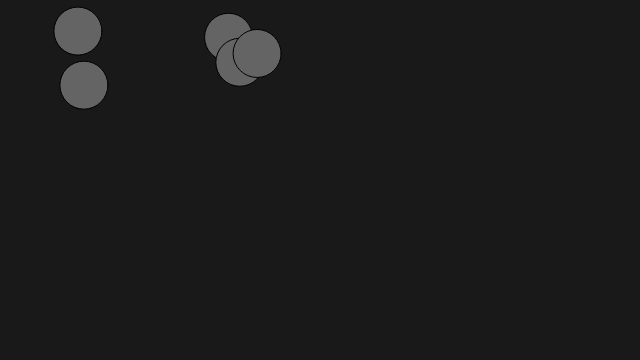
Frame 1 (no input)
Frame 60 (no input): identical to frame 1, image omitted
Frame 120 (the mouse pressed at the canvas centre since frame 60): identical to frame 1, image omitted

The p5.js sketch that drew this single still picture (run headless with seeded random() and noise() and a simulated clock; from frame 60 on, the mouse is pressed at the canvas centre):

// p5.js sketch
// ── sketch.js
//Random walker with Acceleration 

var walkers = []; //Empty array

function setup() {
createCanvas(640,360);
for (var i = 0; i < 5; i++) { //for loop fills array with new Walker objects
	walkers[i] = new Walker (random(width/2), random(height/2)); //sets initial walkers to random locations
}
}

function mousePressed(){ 
	//walkers.push(new Walker (mouseX, mouseY));//adds a new walker to the "walkers" array at the mouse pressed location
	for (var i = 0; i < walkers.length; i++) {
		walkers[i].clicked();//steps through array and calls "clicked" on each object which checks to see if the mouse is being clicked inside the object
	}
}

function draw() {
  background(25);
  for (var i = 0; i < walkers.length; i++) { //for loop animates (via .update and .display) each object
  	walkers[i].update();
  	walkers[i].display();
  }
  
}




// ── walker.js
function Walker(x,y){ //The Walker constructor takes to parameters
	this.x = x; // You must assign the parameters to "this" object or instance.
	this.y = y;
	this.col = (200, 100);
	//this.ranx = random(-1,1);
	//this.rany = random(-1,1);

	// Start Walker in center
  	this.pos = createVector(this.x, this.y);
 	// Start with 0 velocity
  	this.vel = createVector(this.ranx, this.rany);
  	//this.vel = createVector(random(-1, 1), random(-1,1);

	
	this.clicked = function(){
		/*results in the distance from the objects center to whereever the 
		mouse was clicked called from mousePressed() function*/

		var d = dist(mouseX, mouseY, this.x, this.y);
				if (d < 24){
			this.col = color(255);
		}
	}

	this.update = function(){
		// Vector at mouse location

    	/*var mouse = createVector(mouseX, mouseY);
    	// Vector pointing from Walker to mouse
    	this.acc = p5.Vector.sub(mouse, this.pos); //p5.Vector is a static function meaning it's called on the idea of Vector not on an object.
		// Setting the magnitude of that vector
    	this.acc.setMag(0.04);

   		// Physics engine algorithm
    	this.vel.add(this.acc);
   		this.pos.add(this.vel);*/
	}

	this.display = function(){
		fill(this.col);
		ellipse(this.pos.x, this.pos.y, 48, 48);
	}
}
